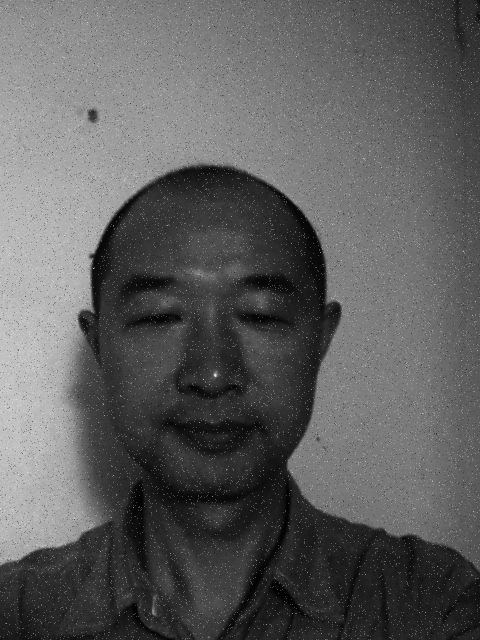
%> input picture my_Problem_1/zqf.png, 960 x 1280 px (shown at 1/2 size)
$ octave Problem_1.m   (GNU Octave 9; MATLAB toolbox functions it lacks are replaced by stand-ins)
%> lines starting %> are read from the running program, lines starting %| are printed output that depends on the picture
% clear
clc;
clear;

% Upload the figures
fig_1 = imread('zqf.png');
%> fig_1 is the input picture: size 1280x960 uint8; min 0, max 255, mean 93.5
[width_1, length_1] = size(fig_1);
%> width_1 = 1280; length_1 = 960
row_fig_2 = imread('zzq.png');
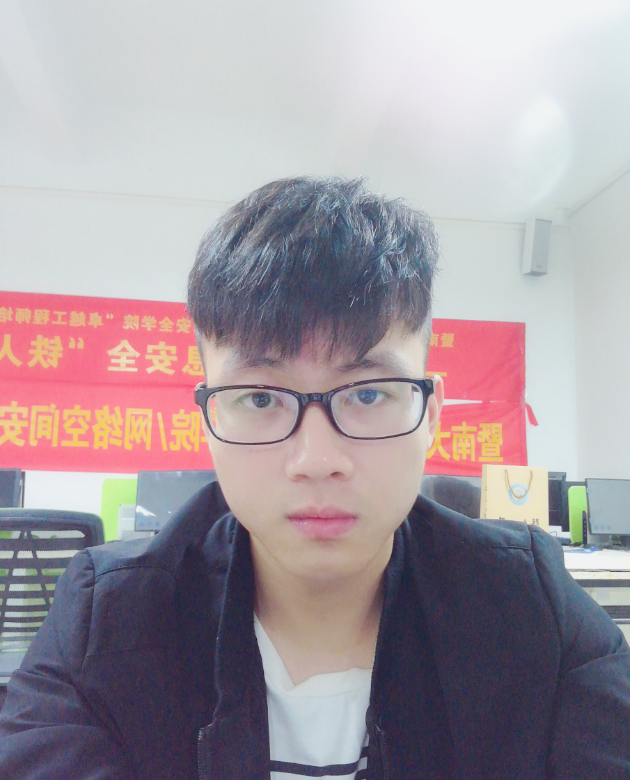
%> input picture my_Problem_1/zzq.png, 630 x 780 px
%> row_fig_2 is the input picture: size 780x630x3 uint8; mean R, G, B 163.6, 153.2, 160.5

% Turn the gbr to gray
fig_2 = rgb2gray(row_fig_2);

% Keep zqf.png's size == zzq.png's size
[width_2, length_2] = size(fig_2);
%> width_2 = 780; length_2 = 630
if width_1 > width_2
    width_1 = width_2;
%> width_1 = 780
end
if length_1 > length_2
    length_1 = length_2
%> length_1 = 630
end

% the function imresize ==> image reset size
fig_1 = imresize(fig_1, [width_1, length_1]);
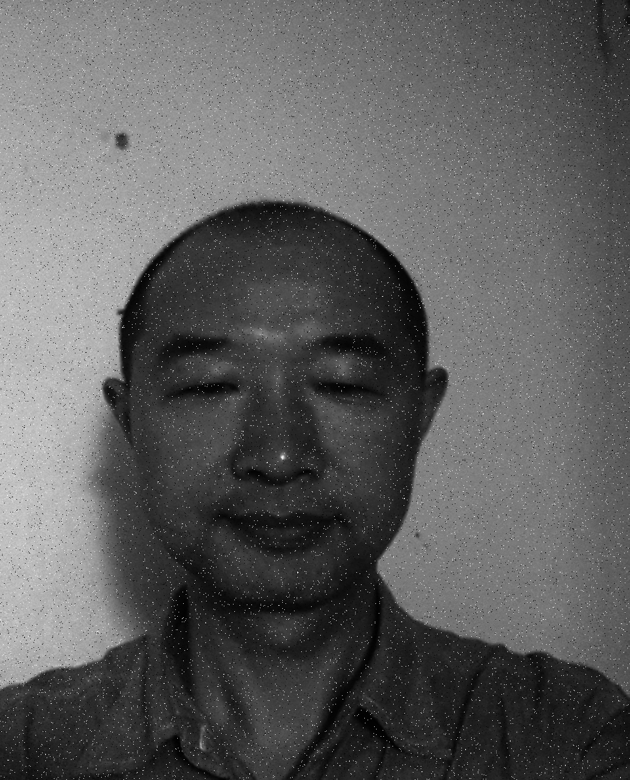
%> fig_1: size 780x630 uint8; min 0, max 248, mean 93.5
fig_2 = imresize(fig_2,[width_1, length_1]);

% Convert the image to double precision
fig_1 = im2double(fig_1);
%> fig_1: size 780x630 double

% F1 and F2 save the result of Fourier transform of fig_1 and fig_2
F1 = fft2(fig_1);
F1 = fftshift(F1);

mag_1 = log(abs(F1) + 1);
phase1 = angle(F1);
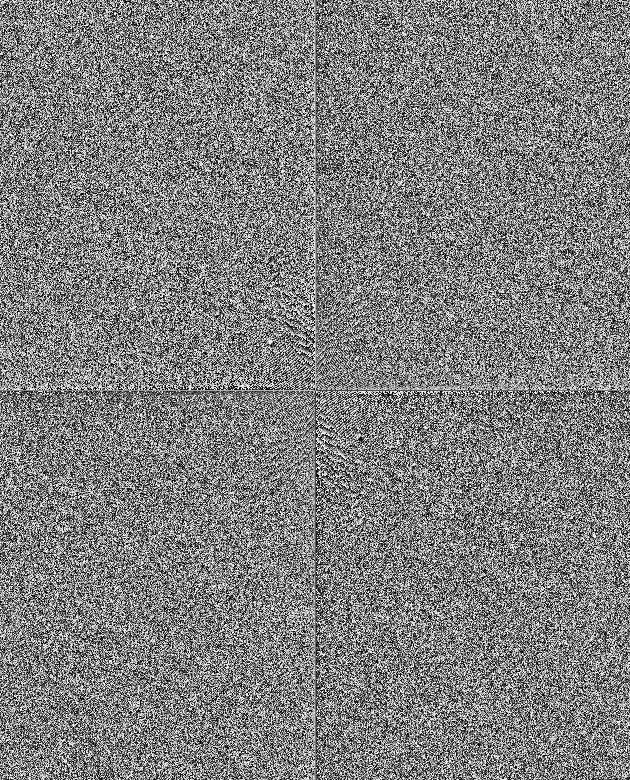
%> phase1: size 780x630 double; min -3.14, max 3.14, mean 6.39e-06; drawn with min black and max white
F1 = abs(F1);
T1 = log(F1 + 1);
figure();
subplot(2, 4, 1), imshow(fig_1), title('The initial gray figure');
subplot(2, 4, 2), imshow(T1, []), title('Image spectrum');
subplot(2, 4, 3), imshow(mag_1, []), title('Image amplitude spectrum');
subplot(2, 4, 4), imshow(phase1, []), title('Image phase spectrum');

fig_2 = im2double(fig_2);
%> fig_2: size 780x630 double
F2 = fft2(fig_2);
F2 = fftshift(F2);
r2 = real(F2);
i2 = imag(F2);
mag_2 = log(abs(F2) + 1);
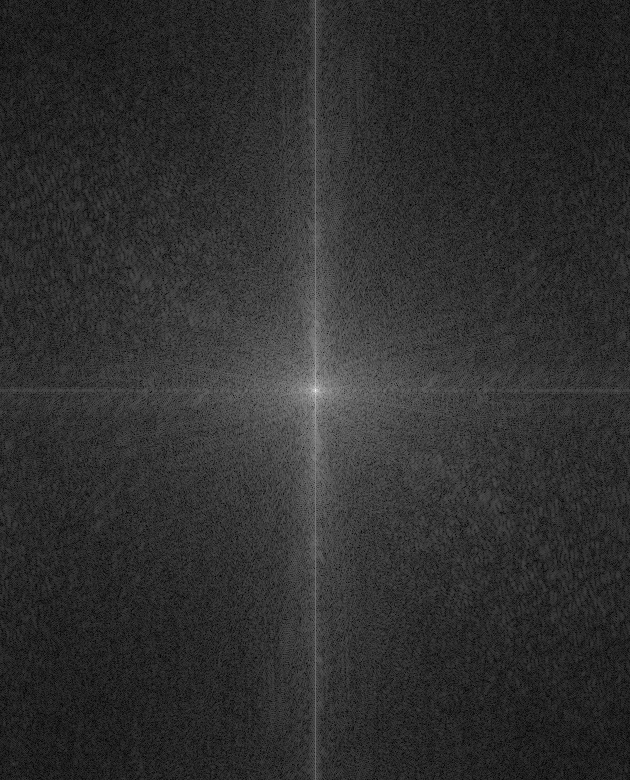
%> mag_2: size 780x630 double; min 0.0199, max 12.62, mean 2.38; drawn with min black and max white
phase2 = angle(F2);
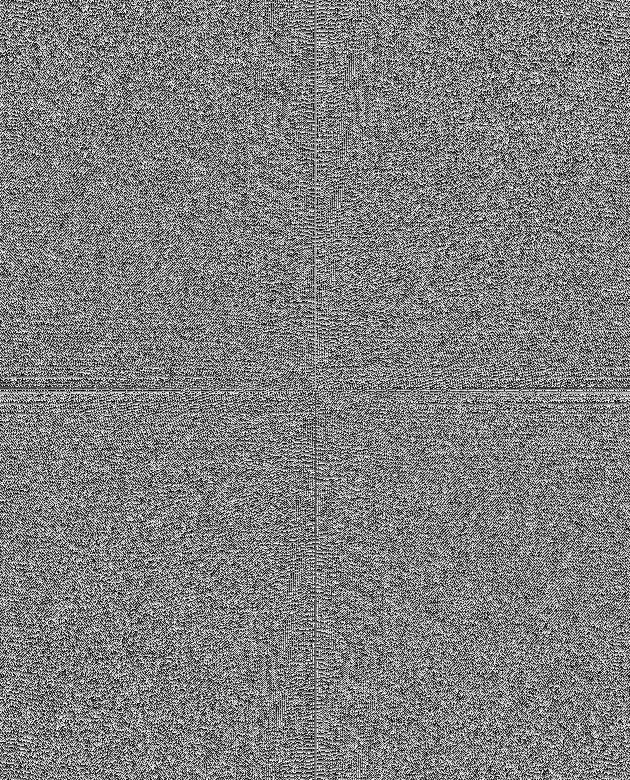
%> phase2: size 780x630 double; min -3.14, max 3.14, mean 1.28e-05; drawn with min black and max white
F2 = abs(F2);
T2 = log(F2 + 1);
subplot(2, 4, 5), imshow(fig_2), title('');
subplot(2, 4, 6), imshow(T2, []), title('');
subplot(2, 4, 7), imshow(mag_2, []), title('');
subplot(2, 4, 8), imshow(phase2, []), title('');

phase_exp_1 = i.*phase1;
phase_exp_2 = i.*phase2;
phase_me_1 = abs(F1).*(exp(phase_exp_2));
phase_me_2 = abs(F2).*(exp(phase_exp_1));
ifft_1 = real(ifft2(ifftshift(phase_me_1)));
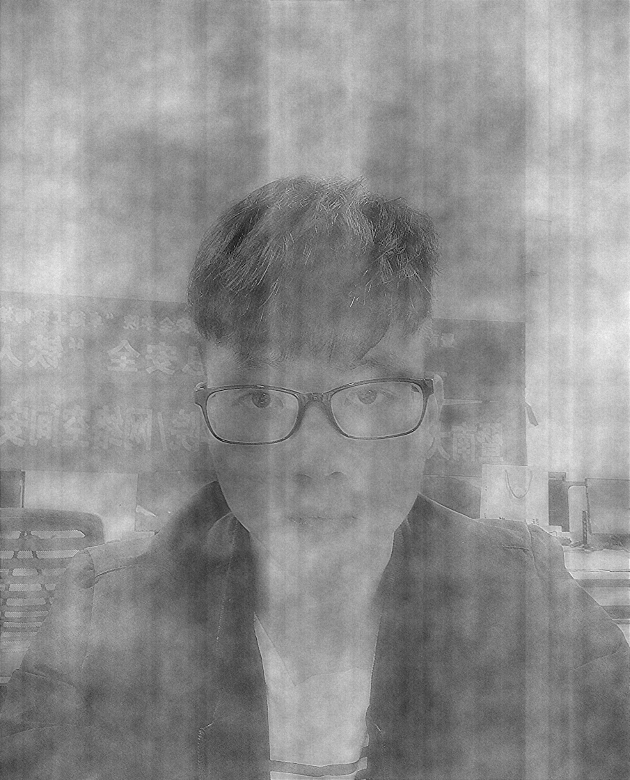
%> ifft_1: size 780x630 double; min -0.471, max 1.01, mean 0.367; drawn with min black and max white
ifft_2 = real(ifft2(ifftshift(phase_me_2)));
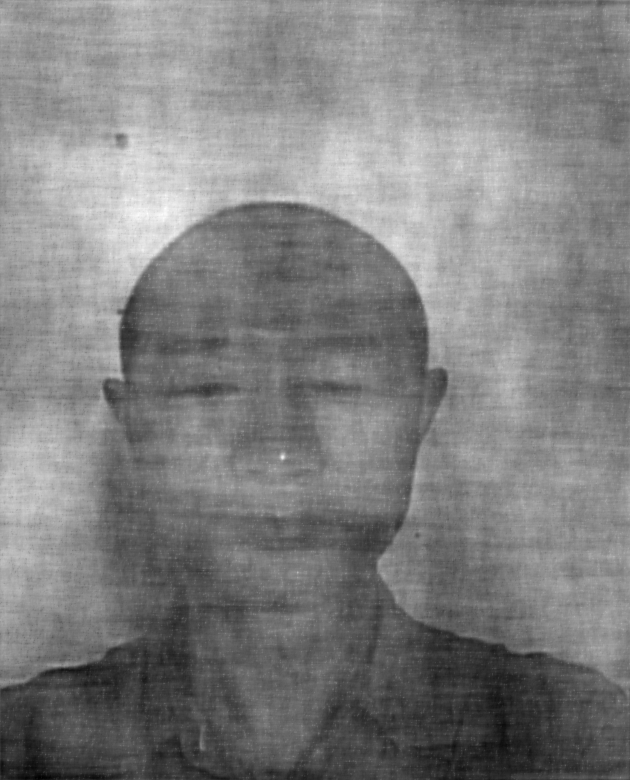
%> ifft_2: size 780x630 double; min -0.198, max 1.42, mean 0.616; drawn with min black and max white
figure();
subplot(1, 2, 1), imshow(ifft_1, []), title('ZZQ');
subplot(1, 2, 2), imshow(ifft_2, []), title('ZQF');
